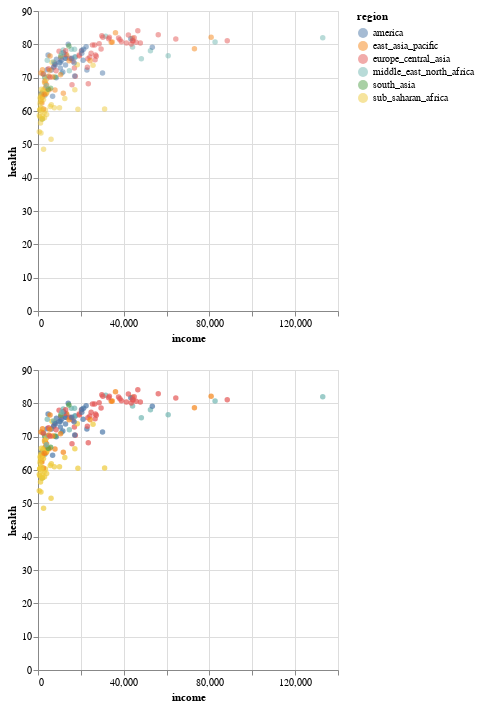

The notebook cell this image was saved under:
### Markdown cell above
### Part 1.3 Select across multiple panels (5 points)

Now add an interval selection such that the user can select over any income range, such that we can generate a second plot to show the relationship between income and population for the given range.

### Code cell
selection = alt.selection_interval()

chart1 = alt.Chart(gapminder).mark_circle().add_selection(
    selection
).encode(
    x = 'income:Q',
    y = 'health:Q',
    tooltip = ['country', 'population'],
    color = alt.condition(selection, 'region:N', alt.value('grey')),
    opacity = alt.condition(selection, alt.value(0.5), alt.value(0.1))
)

chart2 = alt.Chart(gapminder).mark_circle().encode(
    x = 'income:Q',
    y = 'health:Q',
    color = 'region:N',
).transform_filter(
    selection
)

chart1 & chart2

### Figure 1 — Vega-Lite specification as saved in the notebook (floating-point values rounded to 4 significant figures; data arrays with more than 128 entries replaced by an {"elided": "..."} marker saying what was removed)
{"config": {"view": {"continuousWidth": 300, "continuousHeight": 300}}, "vconcat": [{"mark": {"type": "circle"}, "encoding": {"color": {"condition": {"param": "param_3", "field": "region", "type": "nominal"}, "value": "grey"}, "opacity": {"condition": {"param": "param_3", "value": 0.5}, "value": 0.1}, "tooltip": [{"field": "country", "type": "nominal"}, {"field": "population", "type": "quantitative"}], "x": {"field": "income", "type": "quantitative"}, "y": {"field": "health", "type": "quantitative"}}, "name": "view_1"}, {"mark": {"type": "circle"}, "encoding": {"color": {"field": "region", "type": "nominal"}, "x": {"field": "income", "type": "quantitative"}, "y": {"field": "health", "type": "quantitative"}}, "transform": [{"filter": {"param": "param_3"}}]}], "data": {"name": "data-ca24f9a7ec291df1ebdcde48d4b02821"}, "params": [{"name": "param_3", "select": {"type": "interval"}, "views": ["view_1"]}], "$schema": "https://vega.github.io/schema/vega-lite/v5.16.3.json", "datasets": {"data-ca24f9a7ec291df1ebdcde48d4b02821": {"elided": "187 records"}}}
